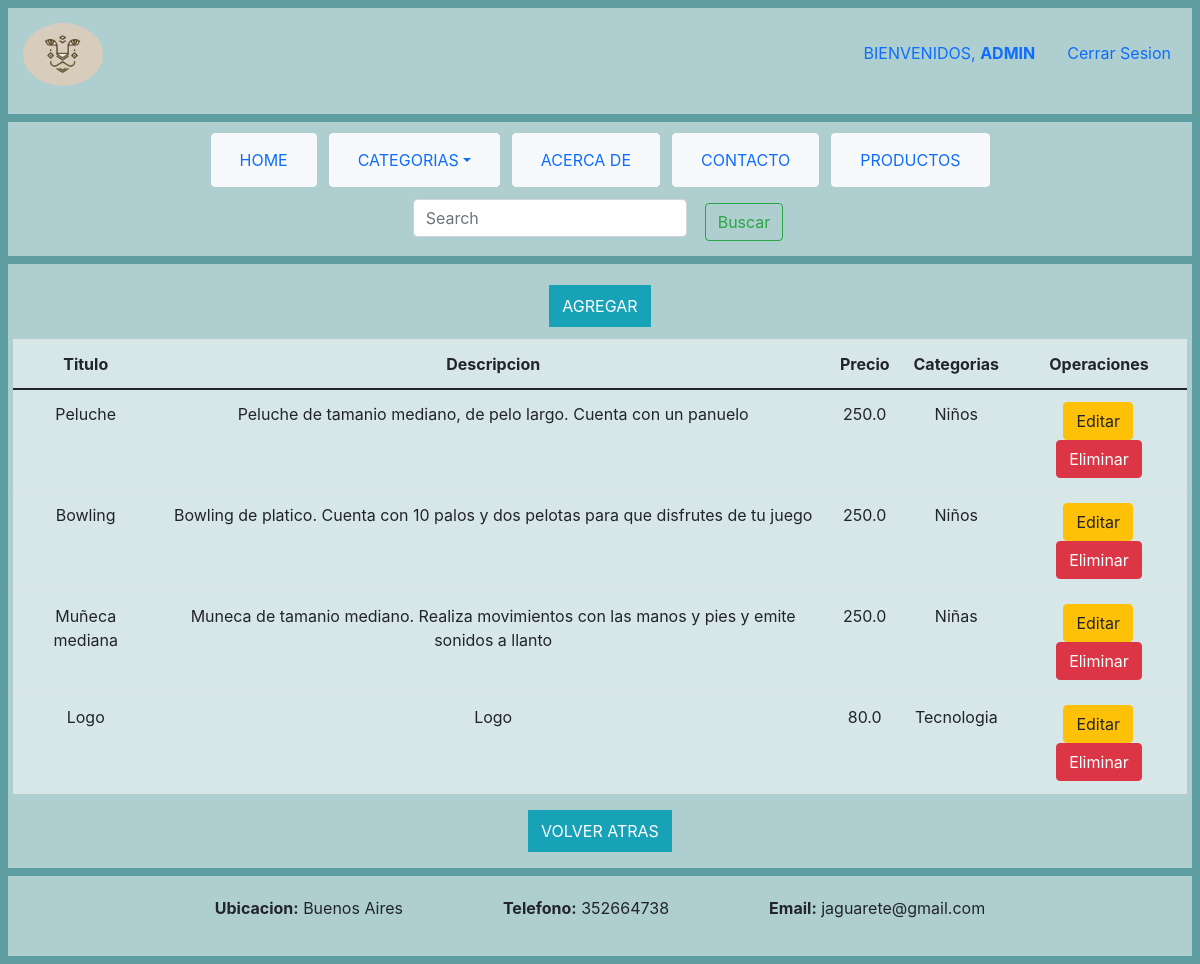
The page /TIENDAROPA/productos/ (signed in) on the database as committed earlier.
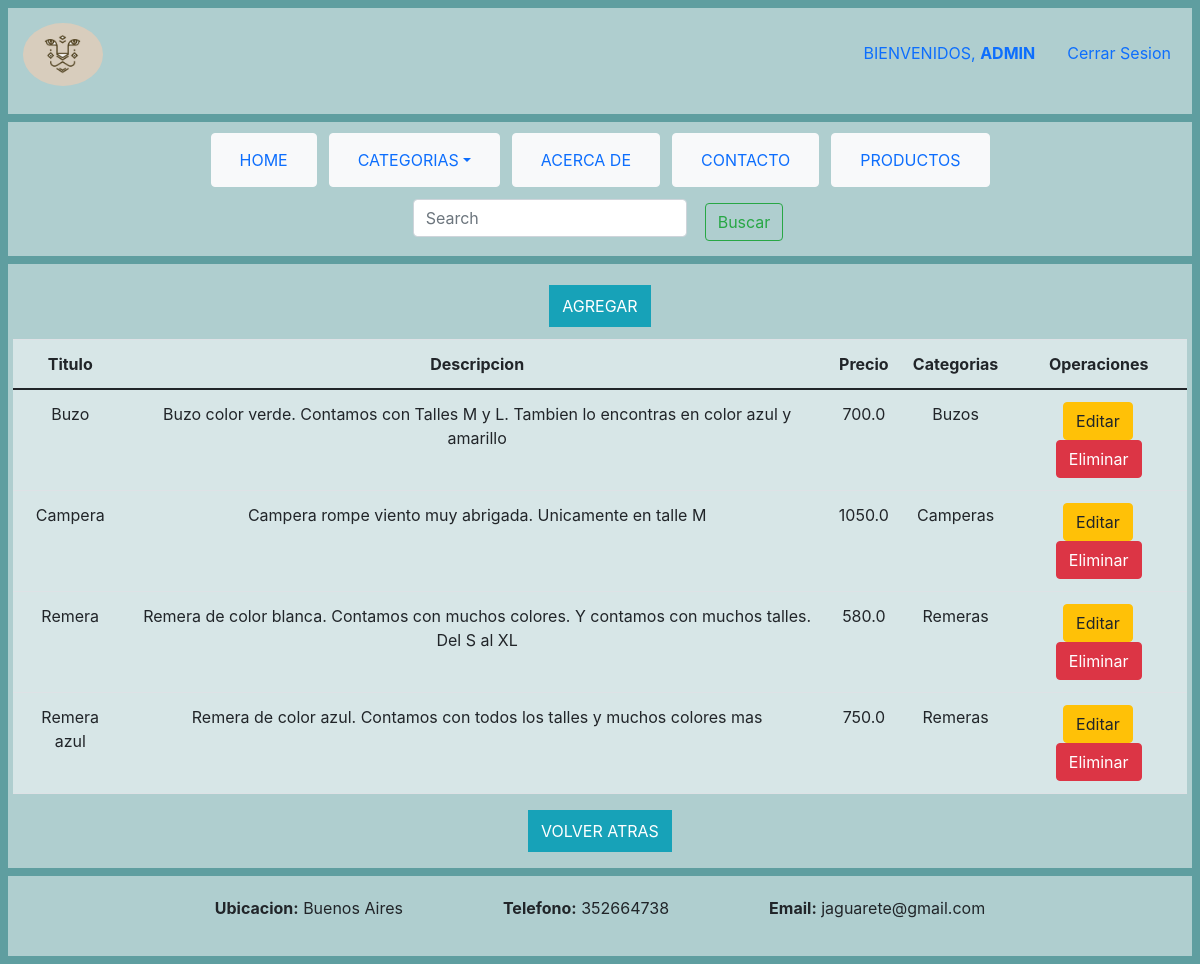
The same page on the database as committed later.
### TIENDAROPA/models.py (models this page shows)
class Categoria(models.Model):
    descripcionCategoria = models.CharField(max_length=150)

class Producto(models.Model):
    titulo = models.CharField(max_length=60)
    img= models.BinaryField(null=True)
    mimetype = models.CharField(max_length=150, null=True)
    name = models.CharField(max_length=150, null=True)
    descripcionProducto = models.CharField(max_length=150)
    precio = models.FloatField()
    categoria = models.ForeignKey(Categoria, on_delete=models.CASCADE, null=False)
    fecha = models.DateTimeField(default=datetime.now)

### TIENDAROPA/views.py (the view)
# urls.py: path('productos/',views.listaProductos,name='listaProductos'),
def listaProductos(request):
    if request.user.is_staff:
        productos=Producto.objects.all()
        categorias = Categoria.objects.all()
        productosPost = []
        for each in productos:
            productosPost.append({
                'id': each.id,
                'titulo': each.titulo,
                'descripcion': each.descripcionProducto,
                'precio': each.precio,
                'categoria': each.categoria
            })
        return render(request, 'listaProductos.html',{
            'ok': request.user.is_authenticated, 'tipo':request.user.is_staff, 'productos':  productosPost, 'categorias':categorias
        })

### TIENDAROPA/templates/listaProductos.html (shortened to what this page needs)
{% extends "layout.html" %}
{% block content %}
    {% load static %}
    <link href="//maxcdn.bootstrapcdn.com/bootstrap/4.1.1/css/bootstrap.min.css" rel="stylesheet" id="bootstrap-css">
    <link rel="stylesheet" href="https://use.fontawesome.com/releases/v5.1.0/css/all.css">
    <div>
        <div class="columns">
            <div class="column">
                <div class="d-flex justify-content-center mt-3 login_container" style="margin-bottom: 1%; text-align: center;">
                    <a href= "{% url 'TIENDAROPA:agregarProducto' %}" class="btn btn-info rounded-0 py-2">AGREGAR</a>
                </div>
                <table class="table" style="background-color: #FFFFFF80;">
                    <thead>
                        <tr>
                            <th style="text-align: center">Titulo</th>
                            <th style="text-align: center">Descripcion</th>
                            <th style="text-align: center">Precio</th>
                            <th style="text-align: center">Categorias</th>
                            <th style="text-align: center">Operaciones</th>
                        </tr>
                    </thead>
                    <tbody>
                        {% for producto in productos %}
                        <tr>
                            <td style="text-align: center">{{producto.titulo}}</td>
                            <td style="text-align: center">{{producto.descripcion}}</td>
                            <td style="text-align: center">{{producto.precio}}</td>
                            <td style="text-align: center">{{producto.categoria.descripcionCategoria}}</td>
                            <td>
                                <div style="text-align: center;">
                                    <a style="margin-right: 1%;" href= "{% url 'TIENDAROPA:render_editar_producto' id=producto.id %}" class="btn btn-warning">Editar</a>
                                    <a href= "{% url 'TIENDAROPA:eliminarProducto' id=producto.id %}"  onclick= "return confirm('Estas seguro que deseas eliminar?')" class="btn btn-danger">Eliminar</a>
                                </div>
                            </td>
                        </tr>
                        {% endfor %}
                    </tbody>
                </table>
            </div>
            <div class="d-flex justify-content-center mt-3 login_container" style="margin-bottom: 1%; text-align: center;">
                <a href= "{% url 'TIENDAROPA:index' %}" class="btn btn-info rounded-0 py-2">VOLVER ATRAS</a>
            </div>
        </div>
    </div>
{% endblock %}

### TIENDAROPA/templates/layout.html (shortened to what this page needs)
{% load static %}
<!DOCTYPE html>
<html lang="en">
<head>
    <link href="https://cdn.jsdelivr.net/npm/bootstrap@5.0.2/dist/css/bootstrap.min.css" rel="stylesheet">
</head>
<body style="background-color: cadetblue;">
    <div style="margin: 8px; background-color: #FFFFFF80; padding: 5px;">
        <img src="{% static 'logo.png' %}" alt="image" style="width: 100px; border-radius: 50%;padding: 10px;float: left;">
        <ul class="nav nav-pills justify-content-end" style="margin-top: 20px;margin-bottom: 20px;">
            {% if not ok %}
                <li class="nav-item">
                    <a class="nav-link" href="{% url 'TIENDAROPA:login' %}">Iniciar Sesion</a>
                </li>
                <li class="nav-item">
                    <a class="nav-link" href="{% url 'TIENDAROPA:register' %}">Registrarme</a>
                </li>
            {% else %}
            <li class="nav-item">
                <p class="nav-link"> BIENVENIDOS, <b>{{ user.first_name }}</b></p>
            </li>
            <li class="nav-item">
                <a class="nav-link" href="{% url 'TIENDAROPA:logout' %}">Cerrar Sesion</a>
            </li>
            {% endif %}
        </ul>
    </div>
    <div style="margin: 8px; background-color: #FFFFFF80;padding: 5px;">
        <ul class="nav nav-pills justify-content-center">
            <li class="nav-item">
                <button type="button" class="btn btn-light" style="margin:6px"><a class="nav-link" href="{% url 'TIENDAROPA:index' %}">HOME</a></button>
            </li>
            <li class="nav-item dropdown">
                <button type="button" class="btn btn-light" style="margin:6px;" data-bs-toggle="dropdown" aria-expanded="false"><a class="nav-link dropdown-toggle" href="#">CATEGORIAS</a></button>
            <li class="nav-item">
                <button type="button" class="btn btn-light" style="margin:6px"><a class="nav-link" href="{% url 'TIENDAROPA:acercaDe' %}">ACERCA DE</a></button>
            </li>
            <li class="nav-item">
                <button type="button" class="btn btn-light" style="margin:6px"><a class="nav-link" href="{% url 'TIENDAROPA:contacto' %}">CONTACTO</a></button>
            </li>
            {% if tipo %}
                <li class="nav-item">
                    <button type="button" class="btn btn-light" style="margin:6px"><a class="nav-link" href="{% url 'TIENDAROPA:listaProductos' %}">PRODUCTOS</a></button>
                </li>
            {% endif %}
            <li>
                <form class="d-flex" action="{% url 'TIENDAROPA:buscar' %}" method="POST">
                    <input class="form-control me-2" type="search" placeholder="Search" style="margin:6px" aria-label="Search" name="busqueda">
                    <button class="btn btn-outline-success" type="submit" style="margin:10px">Buscar</button>
                </form>
            </li>
        </ul>
    </div>
    <div style="margin: 8px; background-color: #FFFFFF80;padding: 5px;">
        {% block content %}
        {% endblock %}
    </div>
    <footer style="display: flex;margin: 8px; background-color: #FFFFFF80;padding: 5px; padding-right: 60px;padding-left: 60px; padding-top: 20px;padding-bottom: 20px; justify-content: center;">
        <p style="margin-right: 100px;"><b>Ubicacion:</b> Buenos Aires</p>
        <p style="margin-right: 100px;"><b>Telefono:</b> 352664738</p>
        <p><b>Email:</b> jaguarete@gmail.com</p>
    </footer>
</body>
</html>

Rows that differ between the two databases and show on the page:
removed Categoria: titulo "Peluche", descripcion "Peluche de tamanio mediano, de pelo largo. Cuenta con un panuelo", precio "250.0", categoria.descripcionCategoria "Niños", titulo "Bowling", descripcion "Bowling de platico. Cuenta con 10 palos y dos pelotas para que disfrutes de tu juego"
removed Categoria: titulo "Muñeca mediana", descripcion "Muneca de tamanio mediano. Realiza movimientos con las manos y pies y emite sonidos a llanto", precio "250.0", categoria.descripcionCategoria "Niñas"
removed Categoria: titulo "Logo", descripcion "Logo", precio "80.0", categoria.descripcionCategoria "Tecnologia"
added Categoria: titulo "Buzo", descripcion "Buzo color verde. Contamos con Talles M y L. Tambien lo encontras en color azul y amarillo", precio "700.0", categoria.descripcionCategoria "Buzos"
added Categoria: titulo "Campera", descripcion "Campera rompe viento muy abrigada. Unicamente en talle M", precio "1050.0", categoria.descripcionCategoria "Camperas"
added Categoria: titulo "Remera", descripcion "Remera de color blanca. Contamos con muchos colores. Y contamos con muchos talles. Del S al XL", precio "580.0", categoria.descripcionCategoria "Remeras", titulo "Remera azul", descripcion "Remera de color azul. Contamos con todos los talles y muchos colores mas", precio "750.0"
